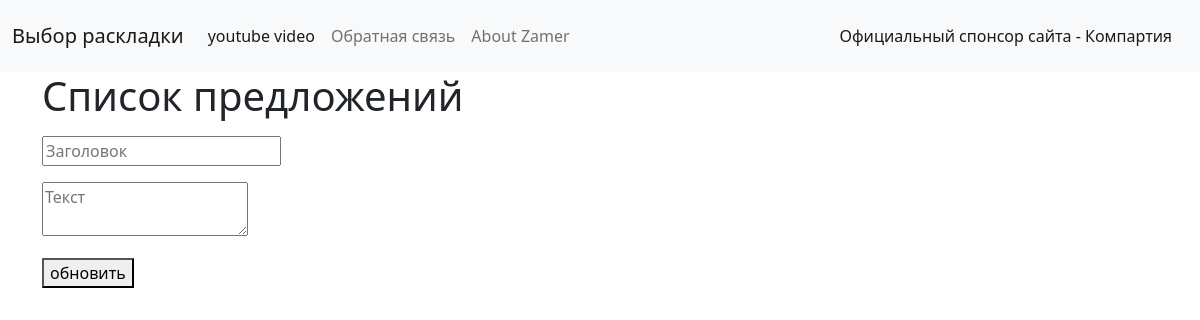
The page /blog/2/edit/ on the database as committed earlier.
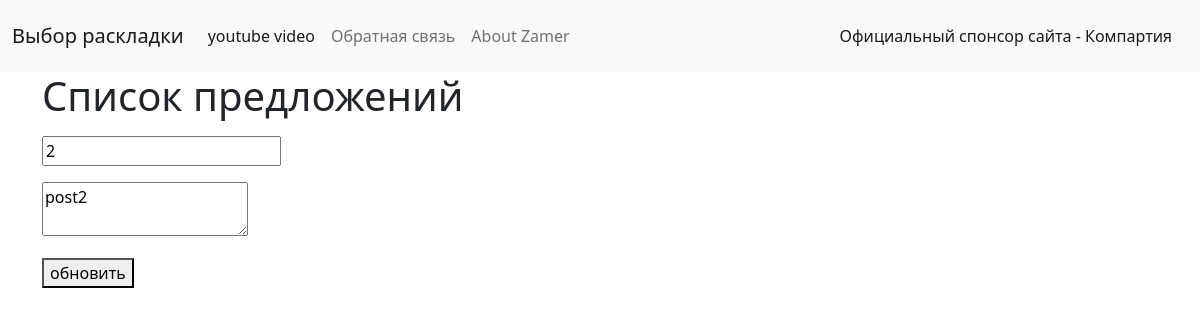
The same page on the database as committed later.
### models.py (models this page shows, shortened)
class Post(db.Model):
	id = db.Column(db.Integer, primary_key=True)
	title = db.Column(db.String(140))
	slug = db.Column(db.String(140), unique=True)
	body = db.Column(db.Text)
	created = db.Column(db.DateTime, default=datetime.utcnow())
	tags = db.relationship('Tag', secondary=post_tags, backref=db.backref('posts', lazy='dynamic'))

### posts/blueprint.py (the view)
@posts.route('/<slug>/edit/', methods=['post','get'])
def edit_post(slug):
	post = Post.query.filter(Post.slug==slug).first()
	if request.method=='POST':
		form = PostForms(formdata=request.form, obj=post)
		form.populate_obj(post)
		db.session.commit()
		return redirect(url_for('posts.post_detail', slug=post.slug))
	form = PostForms(obj=post)
	return render_template('posts/edit_post.html', post=post, form=form)

### posts/forms.py
class PostForms(Form):
    title = StringField('Title', render_kw={'placeholder': 'Заголовок'})
    body = TextAreaField('Body', render_kw={'placeholder': 'Текст'})

### posts/templates/posts/edit_post.html (shortened to what this page needs)
{% extends 'base.html' %}
{% block content %}
<h1>Список предложений</h1>
<p>
<form action="{{url_for('posts.edit_post', slug=post.slug)}}" method="post">
    {% for fild in form %}
    <p> {{fild}} </p>
    {% endfor %}
    <p>
    <button type="submit">обновить</button>
    </p>
</form>
</p>
{% endblock %}

Rows that differ between the two databases and show on the page:
added Post: form "2" "post2"
